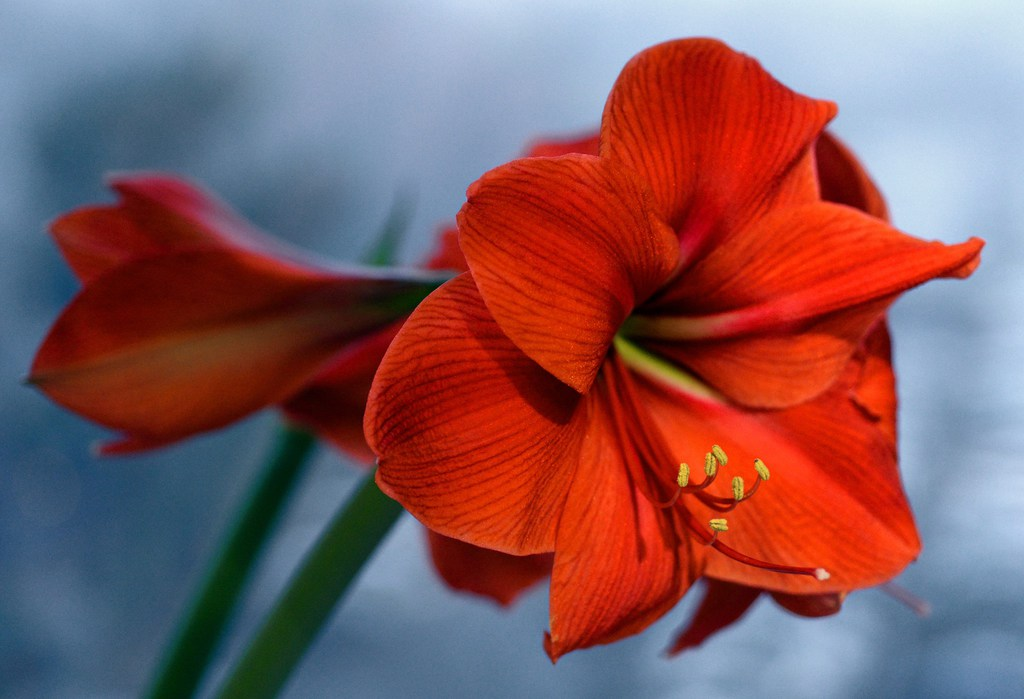
#> input picture images/flower.jpg, 1024 x 699 px
$ jupyter execute '03_Feature points_Descriptor matching.ipynb'   (older library calls are emulated)
#> lines starting #> are read from the running program, lines starting #| are printed output that depends on the picture
# Template Matching

Similarity Metrics for Template Matching:
- SSD
- SAD
- NCC

<a>

</a>

# Feature & Descriptor Matching

Im letzten Abschnitt wurde erklärt, dass die Epipolare Geometrie einen gemeinsamen Punkt braucht,
auf den sich beide Kameras beziehen können. Dies ist für charakteristische Punkte im Bild einfacher
als für einfarbige Ausschnitte (z. B. vom Himmel).

Auch ohne die epipolare Geometrie ist es wünschenswert, charakteristische Punkte in einem Bild
erkennen zu können. Dies ist allerdings sehr schwierig, da sich Bilder in ihrer `Skalierung`, der `Rotation`, der `Helligkeit` und dem `Betrachtungswinkel` unterscheiden können.

Eine Feature-Point-Methode muss deswegen Features finden und sie beschreiben können. Das Finden
bedeutet, dass in einem Bild ein besonders charakteristischer Punkt gesucht werden muss, der dann
als Feature Point bezeichnet wird. Das Beschreiben bedeutet, dass ein Deskriptor des gefundenen
Features erstellt werden muss, um dazu passende Punkte präzise zu erkennen. Um diese Punkte zu
finden, gibt es viele verschiedene Möglichkeiten, hier soll es aber vor allem um die SIFT-Methode gehen.

### Skalierungsinvarianz

Ein weiteres Problem ist die Skalierungs-Invarianz: Auf kleinen Strukturen in einem Bild (teils nur
wenige Pixel groß) ist die Auflösung eines
potentiellen PoI wesentlich kleiner als bei
einem größeren Bild. Bei unterschiedlicher
Skalierung kann nun der PoI an einer
wesentlich anderen Stelle zu finden sein.
Um diesen Problem zu entgehen, nutzt
man das Downsizen, um ein größeres Bild
im selben Detailgrad darstellen zu können.

Beide Operationen (Gauß-Filter und Rescaling) können beliebig miteinander vertauscht werden, sie
liefern praktisch und mathematisch die selben Ergebnisse unabhängig von der Reihenfolge der
Operatoren.

### Beleuchtungsinvarianz
Um zuverlässig Features (wieder-)zu erkennen, muss die Methode in mehrerlei Hinsicht invariant sein:
Zunächst muss sie Beleuchtungs-Invariant sein, also nicht von dem absoluten, sondern dem relativen
Grauwertunterschied abhängen. Um dies sicherzustellen, kann die LoG-Maske verwendet

## Scale Space

Der Scale Space ist ein zentrales Konzept in der Bildverarbeitung und insbesondere in der Merkmalserkennung (z. B. SIFT, LoG, Canny). Es beschreibt die Darstellung eines Bildes auf verschiedenen Skalen (σ), also mit unterschiedlicher Detailtiefe.

⸻

🧠 Idee hinter dem Scale Space

Ein Bild enthält Informationen auf verschiedenen Skalen:
- Feine Details (z. B. Haare, Texturen),
- grobe Strukturen (z. B. Kanten großer Objekte).

Je nach Anwendungsfall (z. B. Objekterkennung, Kantendetektion) ist eine Skalierung der Bildinhalte sinnvoll, um Skalierungsinvarianz oder Rauschunterdrückung zu erreichen.

⸻

📐 Wie wird der Scale Space erzeugt?

Durch Anwendung eines Gaussian Blur mit unterschiedlichen σ-Werten (Standardabweichungen):

$L(x, y, \sigma) = G(x, y, \sigma) * I(x, y)$
- $G(x, y, \sigma)$: Gauß-Kernel mit Skala σ
- $I(x, y)$: Originalbild
- $*$: Faltung

[cell 1]
import cv2
import matplotlib.pyplot as plt

bild = cv2.imread('../../images/flower.jpg', cv2.IMREAD_GRAYSCALE)
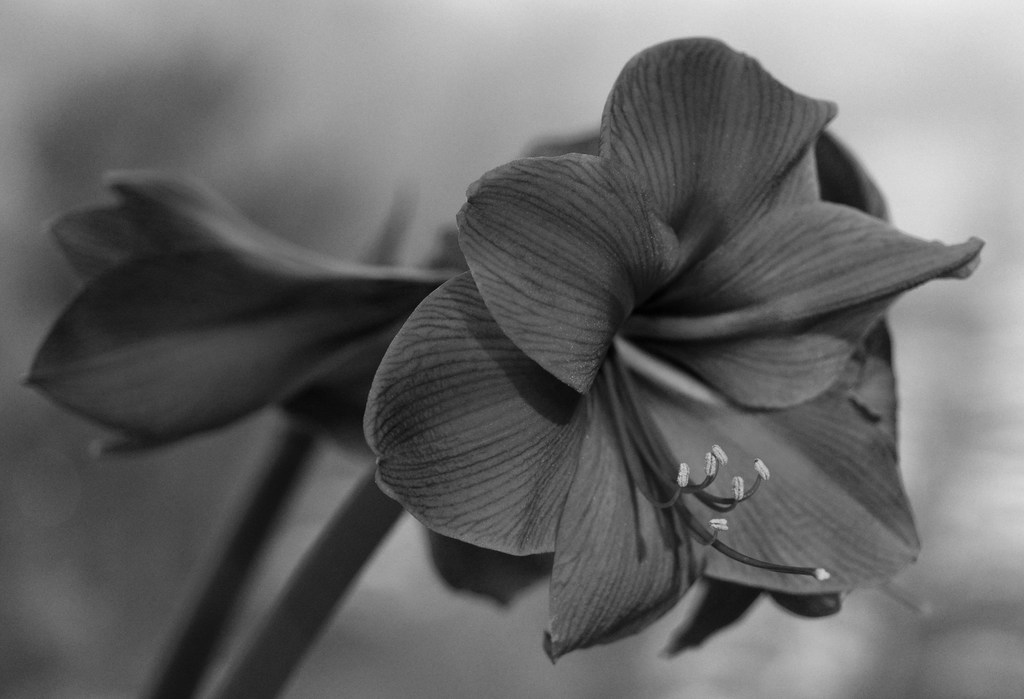
#> bild: shape (699, 1024); min 0, max 235, mean 103.5

sigmas = [1, 4, 16, 64]
fig, axs = plt.subplots(1, 4, figsize=(16, 4))

for i, sigma in enumerate(sigmas):
    blurred = cv2.GaussianBlur(bild, (0, 0), sigma)
    axs[i].imshow(blurred, cmap='gray')
    axs[i].set_title(f"σ = {sigma}")
    axs[i].axis('off')

plt.suptitle("Scale Space: verschiedene Glättungen mit σ")
plt.tight_layout()
plt.show()

[cell 2]
import cv2
import matplotlib.pyplot as plt
import numpy as np

# Bild laden in Graustufen
bild = cv2.imread('../../images/flower.jpg', cv2.IMREAD_GRAYSCALE)

# Sigma-Werte für die Glättung
sigmas = [2.52, 3.17 , 4, 5.04]
fig, axs = plt.subplots(1, len(sigmas), figsize=(16, 4))

for i, sigma in enumerate(sigmas):
    # Schritt 1: Gauß-Glättung
    blurred = cv2.GaussianBlur(bild, (0, 0), sigmaX=sigma, sigmaY=sigma)

    # Schritt 2: Laplacian auf geglättetes Bild anwenden
    log = cv2.Laplacian(blurred, cv2.CV_64F)

    # Betragsbildung für bessere Darstellung
    log_abs = np.abs(log)

    # Visualisierung
    axs[i].imshow(log_abs, cmap='viridis')
    axs[i].set_title(f"LoG σ = {sigma}")
    axs[i].axis('off')

plt.suptitle("Laplacian of Gaussian (LoG) mit verschiedenen σ")
plt.tight_layout()
plt.show()

[cell 3]
import cv2
import matplotlib.pyplot as plt
import numpy as np

# Bild laden in Graustufen
bild = cv2.imread('../../images/flower.jpg', cv2.IMREAD_GRAYSCALE)

# Sigma-Werte für die Glättung
sigmas = [1, 1.26, 1.59, 2]
fig, axs = plt.subplots(1, len(sigmas), figsize=(16, 4))

log_abs_list = []

# Zuerst alle LoG-Ergebnisse berechnen
for sigma in sigmas:
    blurred = cv2.GaussianBlur(bild, (0, 0), sigmaX=sigma, sigmaY=sigma)
    log = cv2.Laplacian(blurred, cv2.CV_64F)
    log_abs = np.abs(log)
    log_abs_list.append(log_abs)
#> this loop made 4 passes
#> pass 1, `log_abs = np.abs(log)`:
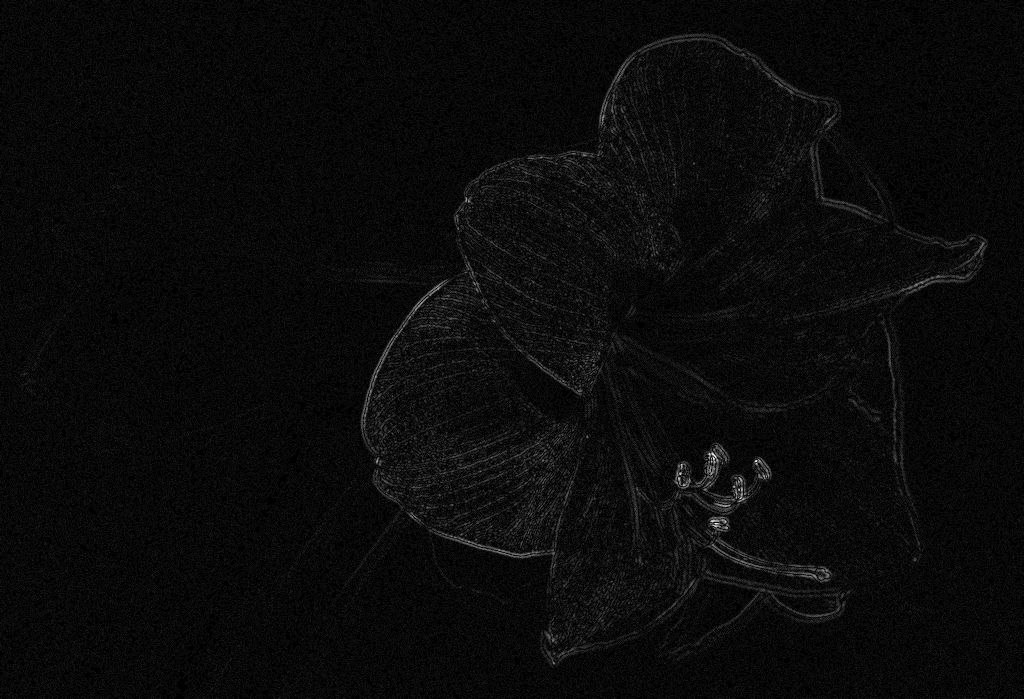
#> log_abs: shape (699, 1024) float64; min 0, max 38, mean 1.6; drawn with min black and max white
#> after the loop, log_abs_list = 4 items

# Globale min/max für einheitliche Farbskala
vmin = np.min([np.min(img) for img in log_abs_list])
#> vmin = 0
vmax = np.max([np.max(img) for img in log_abs_list])
#> vmax = 38

# Visualisierung mit normierter Farbskala
for i, log_abs in enumerate(log_abs_list):
    axs[i].imshow(log_abs, cmap='viridis', vmin=vmin, vmax=vmax)
    axs[i].set_title(f"LoG σ = {sigmas[i]}")
    axs[i].axis('off')

plt.suptitle("Laplacian of Gaussian (LoG) mit normierter Farbskala")
plt.tight_layout()
plt.show()
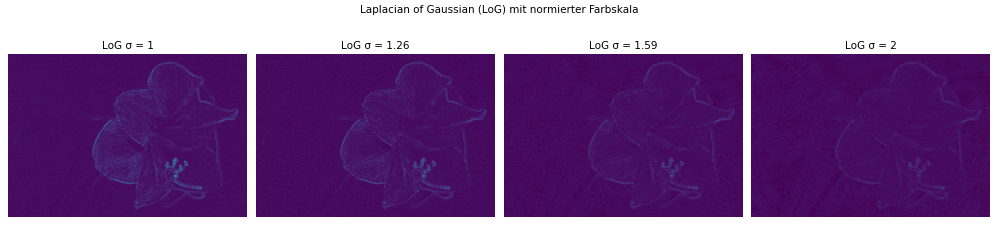
#> figure drawn by matplotlib, 4 panels

[cell 4]
import cv2
import matplotlib.pyplot as plt
import numpy as np

# Bild laden in Graustufen
bild = cv2.imread('../../images/flower.jpg', cv2.IMREAD_GRAYSCALE)

# Basis-Sigma und Skalierungsfaktor
sigma0 = 1.0
k = 2 ** (1/3)
sigmas = [sigma0 * k**i for i in range(8)]
#> sigmas = [1, 1.26, 1.59, 2, 2.52, 3.17, 4, 5.04]

# Subplots vorbereiten
fig, axs = plt.subplots(2, 4, figsize=(16, 8))
log_abs_list = []

# LoG-Bilder erzeugen
for sigma in sigmas:
    blurred = cv2.GaussianBlur(bild, (0, 0), sigmaX=sigma, sigmaY=sigma)
    log = cv2.Laplacian(blurred, cv2.CV_64F)
    log_abs = np.abs(log)
    log_abs_list.append(log_abs)
#> this loop made 8 passes
#> sigma on passes 2 to 8: 1.26, 1.59, 2, 2.52, 3.17, 4, 5.04
#> after the loop, log_abs_list = 8 items

# Farbskala vereinheitlichen
vmin = np.min([np.min(l) for l in log_abs_list])
vmax = np.max([np.max(l) for l in log_abs_list])

# Bilder anzeigen
for i, log_abs in enumerate(log_abs_list):
    ax = axs[i // 4, i % 4]
    ax.imshow(log_abs, cmap='viridis', vmin=vmin, vmax=vmax)
    ax.set_title(f"σ ≈ {sigmas[i]:.2f}")
    ax.axis('off')
#> this loop made 8 passes

plt.suptitle("LoG mit σ = 1 · (2^(1/3))^i für i = 0…7", fontsize=14)
plt.tight_layout()
plt.show()
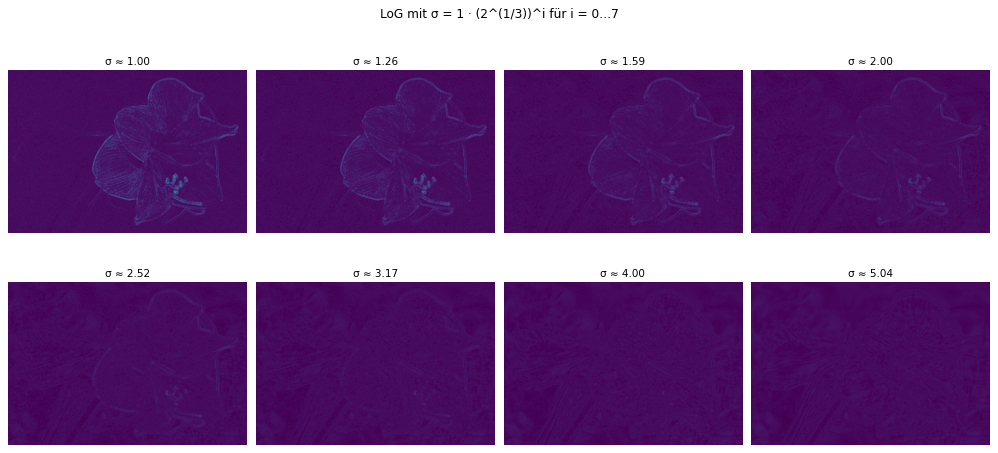
#> figure drawn by matplotlib, 8 panels

[cell 5]
import cv2
import matplotlib.pyplot as plt
import numpy as np

# Bild laden
bild = cv2.imread('../../images/shapes.png', cv2.IMREAD_GRAYSCALE)
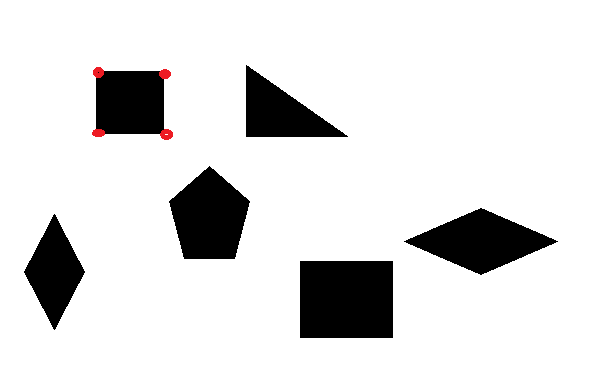
#> input picture images/shapes.png, 600 x 386 px
#> bild: shape (386, 600); min 0, max 255, mean 222.8

# Skalierungsfaktor (logarithmisch)
sigmas = [2**(i/3) for i in range(9)]  # 9 LoG-Skalen
#> sigmas = [1, 1.26, 1.59, 2, 2.52, 3.17, 4, 5.04, 6.35]

# LoG-Bilder berechnen
log_abs_list = []
for sigma in sigmas:
    blurred = cv2.GaussianBlur(bild, (0, 0), sigmaX=sigma, sigmaY=sigma)
    log = cv2.Laplacian(blurred, cv2.CV_64F)
    log_abs = np.abs(log)
    log_abs_list.append(log_abs)
#> this loop made 9 passes
#> pass 1, `log = cv2.Laplacian(blurred, cv2.CV_64F)`:
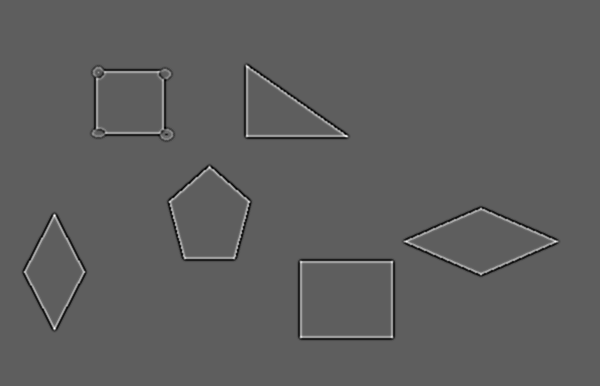
#> log: shape (386, 600) float64; min -68, max 116, mean 0; drawn with min black and max white
#> pass 1, `log_abs = np.abs(log)`:
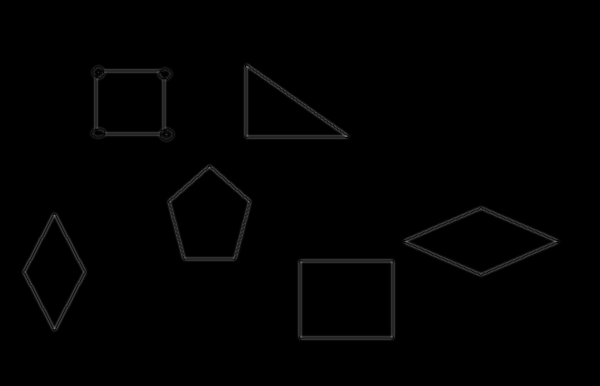
#> log_abs: shape (386, 600) float64; min 0, max 116, mean 1.5
#> after the loop:
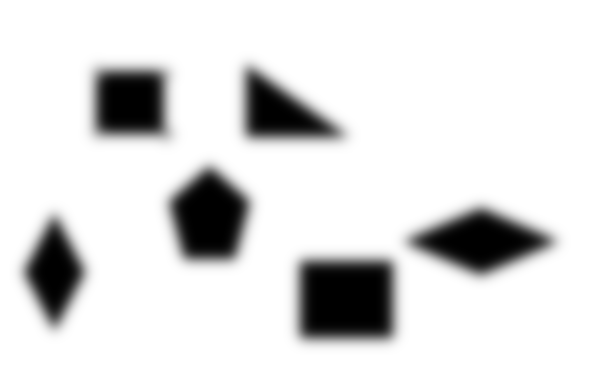
#> blurred: shape (386, 600); min 0, max 255, mean 222.8
#> after the loop, log_abs_list = 9 items

# Einheitliche Farbskala berechnen
vmin = np.min([np.min(im) for im in log_abs_list])
vmax = np.max([np.max(im) for im in log_abs_list])
#> vmax = 116

# Plot: 10 Bilder = Original + 9 Skalen
fig, axs = plt.subplots(2, 5, figsize=(20, 8))

# Originalbild
axs[0, 0].imshow(bild, cmap='gray')
axs[0, 0].set_title("Original")
axs[0, 0].axis('off')

# LoG-Bilder
for i in range(9):
    ax = axs[(i+1) // 5, (i+1) % 5]
    ax.imshow(log_abs_list[i], cmap='viridis', vmin=vmin, vmax=vmax)
    ax.set_title(f"σ ≈ {sigmas[i]:.2f}")
    ax.axis('off')

plt.suptitle("Originalbild und LoG-Filterung mit σ = 2^(i/3)", fontsize=16)
plt.tight_layout()
plt.show()
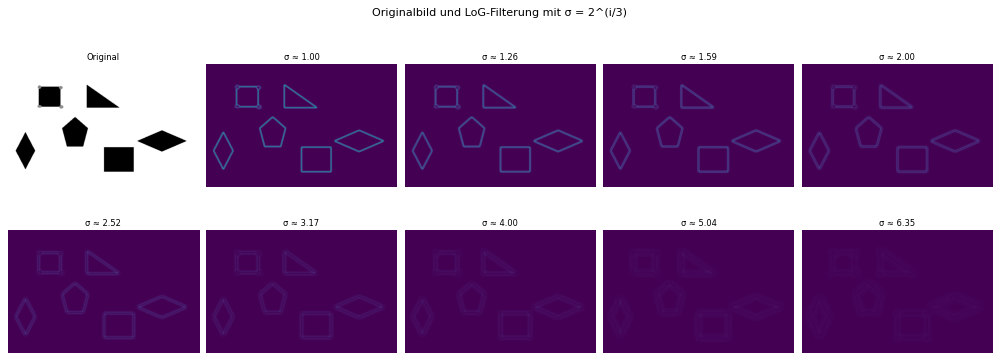
#> figure drawn by matplotlib, 10 panels

# Block Matching

bli bla blub

## SIFT: Scale-invariant feature transform

🧠 Was ist SIFT?

SIFT erkennt lokale Merkmale (Keypoints) in Bildern und beschreibt sie so, dass sie:
- Skaleninvariant (Objekte in unterschiedlicher Größe),
- Rotationsinvariant (Objekte in unterschiedlicher Orientierung),
- teilweise affininvariant (Verzerrung durch Perspektive)
sind.

⸻

🔍 Schritte im SIFT-Algorithmus
1.	Scale-Space-Erstellung: Erzeuge mehrere Versionen des Bildes mit verschiedenen σ durch Gaussian Blur.
2.	Difference of Gaussian (DoG): Subtrahiere benachbarte Skalen → hebt Kanten/Blobs hervor.
3.	Extrema-Erkennung: Finde Maxima/Minima im DoG in 3×3×3 Nachbarschaft (Raum + Skala).
4.	Keypoint-Lokalisierung: Filtere instabile Punkte durch Kontrast & Kantenantwort.
5.	Orientierung berechnen: Weise jedem Keypoint eine Hauptorientierung zu (Gradientenrichtung in lokaler Nachbarschaft).
6.	Descriptors berechnen: Für jede Orientierung und Nachbarschaft berechne 128-dimensionale Deskriptoren aus Gradientenhistogrammen.

[cell 6]
import cv2
import matplotlib.pyplot as plt

# Bild laden (Graustufen)
bild = cv2.imread("../../images/shapes.png", cv2.IMREAD_GRAYSCALE)

# SIFT-Objekt erstellen
sift = cv2.SIFT_create()

# Keypoints und Deskriptoren finden
keypoints, descriptors = sift.detectAndCompute(bild, None)
#> keypoints = 89 keypoints; strongest (x, y, size): (209, 218, 51), (130, 102, 46.7), (54, 272, 41.1), (481, 241, 48.1)

# Keypoints im Bild darstellen
bild_mit_kp = cv2.drawKeypoints(bild, keypoints, None,
                                flags=cv2.DRAW_MATCHES_FLAGS_DRAW_RICH_KEYPOINTS)
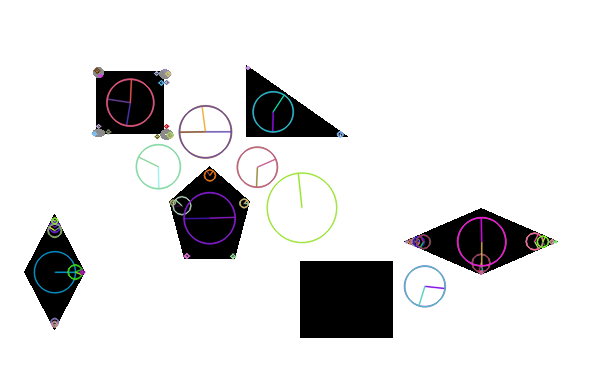
#> bild_mit_kp: shape (386, 600, 3); mean of channels 0, 1, 2 223.7, 223.3, 223.6; drawn as B, G, R

# Anzeigen
plt.figure(figsize=(10, 6))
plt.imshow(bild_mit_kp, cmap='gray')
plt.title("SIFT Keypoints")
plt.axis('off')
plt.show()
